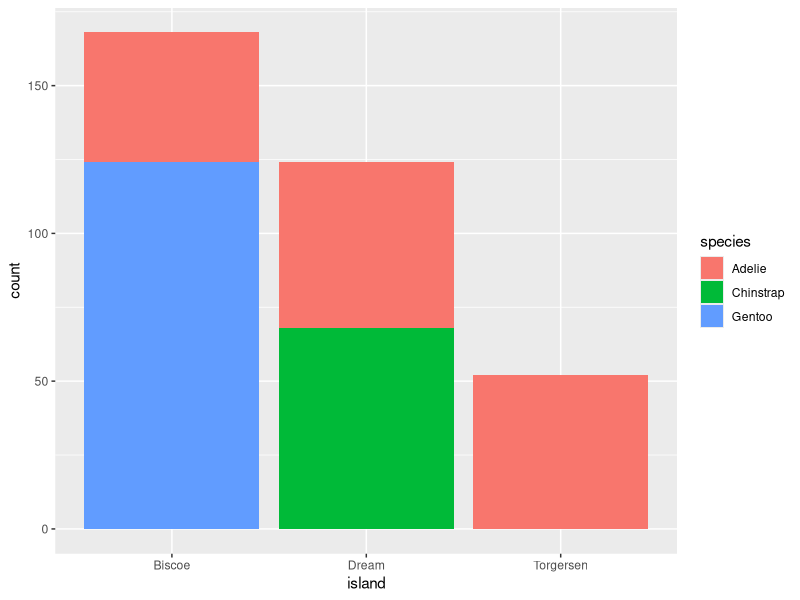
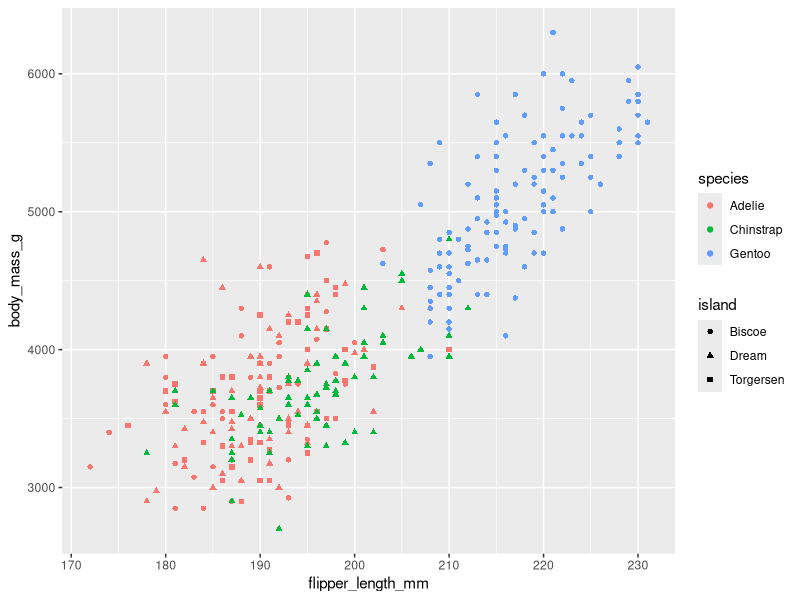

Write the R code that produced these figures, in order.
library(ggplot2)
library(palmerpenguins)
library(dplyr)
library(ggthemes)

#gráfico de barras empilhadas com duas variáveis categóricas
ggplot(penguins, aes(x = island, fill = species)) +
    geom_bar()

#gráfico de dispersão
ggplot(penguins, aes(x = flipper_length_mm, y = body_mass_g)) +
    geom_point(aes(color = species, shape = island))